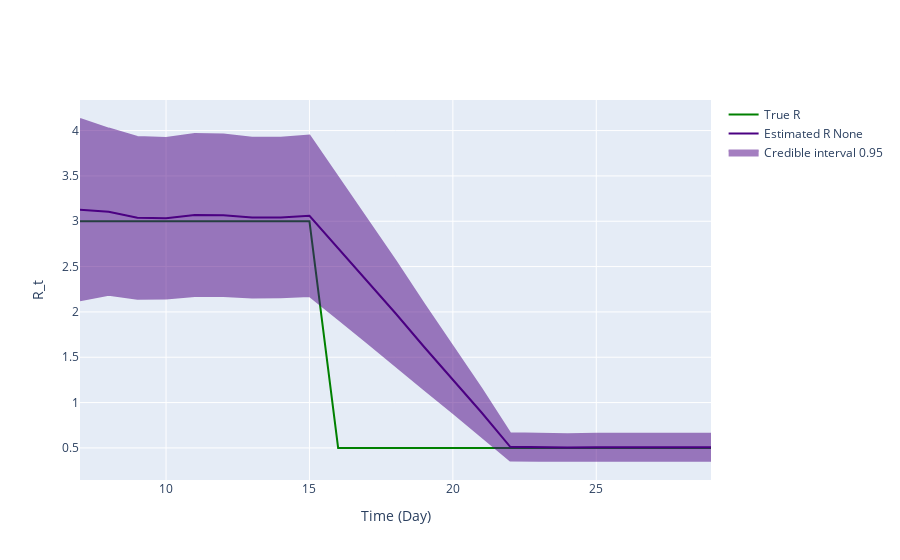

The notebook cell this image was saved under:
### Code cell
fig = ReproductionNumberPlot()

fig.add_ground_truth_rt(ground_truth)
fig.add_interval_rt(interval2)

fig.update_labels(time_label='Time (Day)', r_label='R_t')

fig.show_figure()

### Figure 1 — Plotly figure (JSON) as saved in the notebook; plotly's stock layout.template omitted (floating-point values rounded to 4 significant figures)
{"data": [{"line": {"color": "green"}, "mode": "lines", "name": "True R", "type": "scatter", "x": [7, 8, 9, 10, 11, 12, 13, 14, 15, 16, 17, 18, 19, 20, 21, 22, 23, 24, 25, 26, 27, 28, 29], "y": [3, 3, 3, 3, 3, 3, 3, 3, 3, 0.5, 0.5, 0.5, 0.5, 0.5, 0.5, 0.5, 0.5, 0.5, 0.5, 0.5, 0.5, 0.5, 0.5]}, {"line": {"color": "indigo"}, "mode": "lines", "name": "Estimated R None", "type": "scatter", "x": [7, 8, 9, 10, 11, 12, 13, 14, 15, 16, 17, 18, 19, 20, 21, 22, 23, 24, 25, 26, 27, 28, 29], "y": [3.128, 3.106, 3.038, 3.033, 3.069, 3.067, 3.04, 3.041, 3.06, 2.704, 2.346, 1.986, 1.613, 1.255, 0.8902, 0.5123, 0.5065, 0.5038, 0.5076, 0.5064, 0.5036, 0.5056, 0.5072]}, {"fill": "toself", "fillcolor": "indigo", "line": {"color": "indigo"}, "mode": "lines", "name": "Credible interval 0.95", "opacity": 0.5, "showlegend": true, "type": "scatter", "x": [7, 8, 9, 10, 11, 12, 13, 14, 15, 16, 17, 18, 19, 20, 21, 22, 23, 24, 25, 26, 27, 28, 29, 29, 28, 27, 26, 25, 24, 23, 22, 21, 20, 19, 18, 17, 16, 15, 14, 13, 12, 11, 10, 9, 8, 7], "y": [4.128, 4.022, 3.929, 3.919, 3.962, 3.958, 3.921, 3.922, 3.945, 3.487, 3.027, 2.563, 2.083, 1.621, 1.151, 0.6624, 0.6551, 0.6515, 0.6566, 0.6553, 0.6516, 0.6547, 0.6569, 0.3575, 0.3565, 0.3556, 0.3575, 0.3586, 0.356, 0.3578, 0.3622, 0.6297, 0.8889, 1.143, 1.408, 1.665, 1.921, 2.175, 2.16, 2.159, 2.176, 2.176, 2.148, 2.146, 2.189, 2.128]}], "layout": {"hovermode": "x unified", "xaxis": {"title": {"text": "Time (Day)"}}, "yaxis": {"title": {"text": "R_t"}}}}
